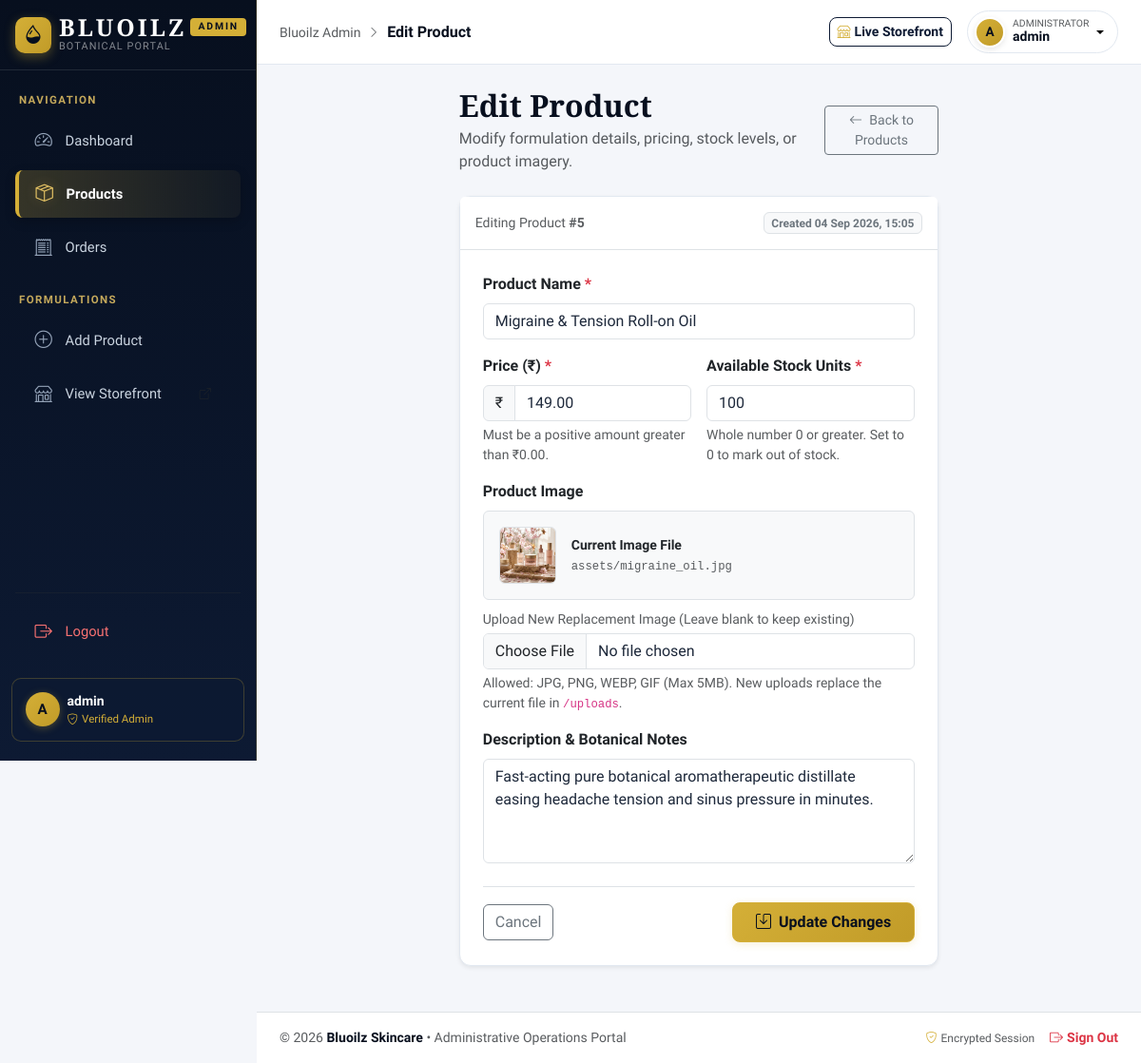
Before: /admin/product_edit.php?id=5 (signed in) with the older database file.
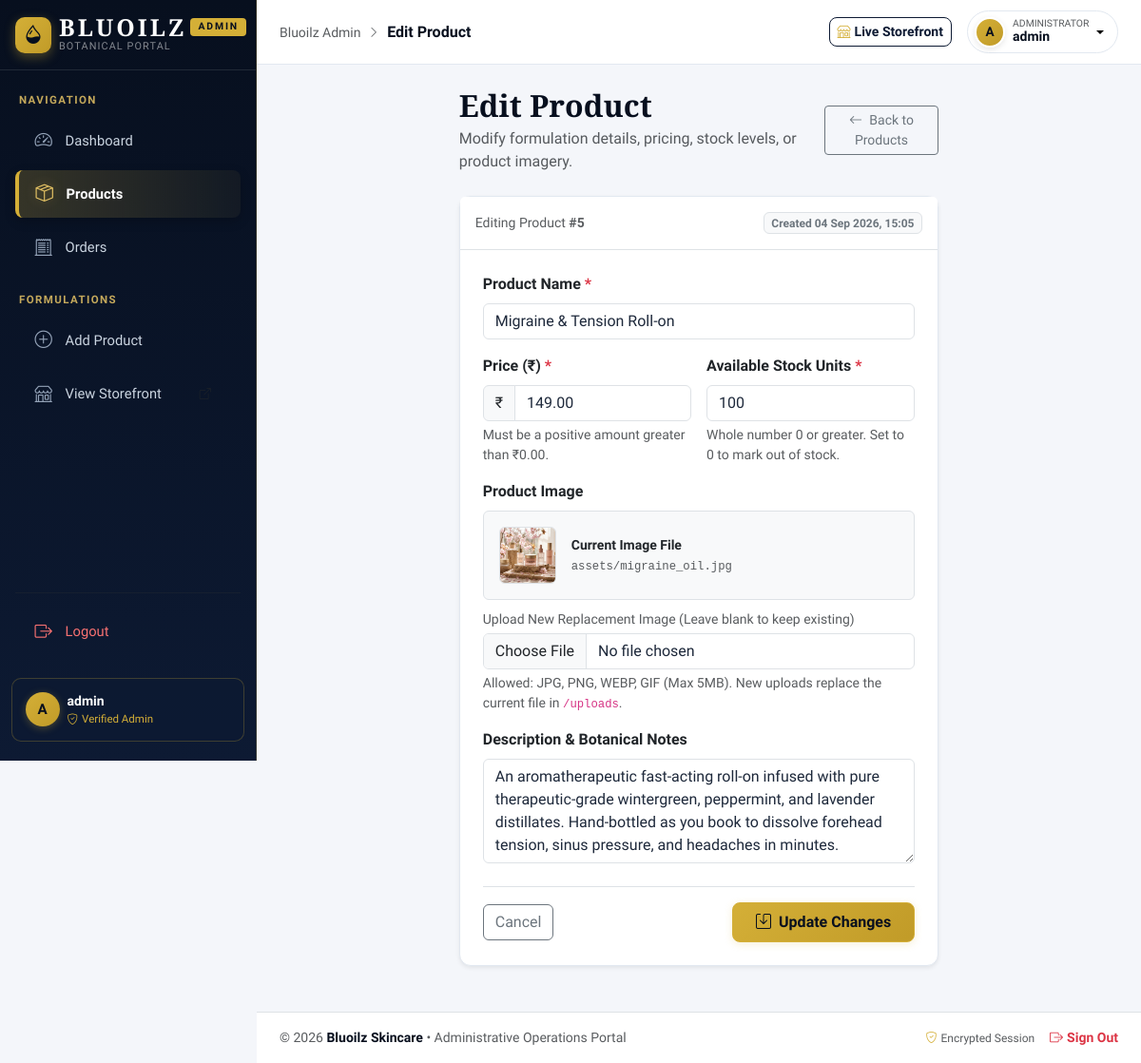
After: the same page with the newer database file.
### tables this page shows
CREATE TABLE `products` (
  `id` INT UNSIGNED NOT NULL AUTO_INCREMENT,
  `slug` VARCHAR(100) NOT NULL,
  `name` VARCHAR(255) NOT NULL,
  `category` VARCHAR(100) DEFAULT 'therapeutic',
  `categoryLabel` VARCHAR(100) DEFAULT 'Therapeutic Care',
  `concern` VARCHAR(100) NOT NULL,
  `price` DECIMAL(10, 2) NOT NULL,
  `originalPrice` DECIMAL(10, 2) DEFAULT NULL,
  `stock` INT NOT NULL DEFAULT 0,
  `rating` DECIMAL(3, 1) DEFAULT 5.0,
  `reviewCount` INT DEFAULT 0,
  `badge` VARCHAR(100) DEFAULT NULL,
  `curation` VARCHAR(255) DEFAULT NULL,
  `weight` VARCHAR(50) DEFAULT NULL,
  `image_path` VARCHAR(255) DEFAULT NULL,
  `description` TEXT DEFAULT NULL,
  `keyBenefits` TEXT DEFAULT NULL,
  `ingredients` TEXT DEFAULT NULL,
  `created_at` TIMESTAMP NOT NULL DEFAULT CURRENT_TIMESTAMP,
  PRIMARY KEY (`id`),
  UNIQUE KEY `uq_products_slug` (`slug`),
  INDEX `idx_products_name` (`name`),
  INDEX `idx_products_created_at` (`created_at`)
);

### admin/product_edit.php (the view, shortened to what the changed rows need)
<?php
$productId = filter_input(INPUT_GET, 'id', FILTER_VALIDATE_INT);
$pdo = getDBConnection();
$stmt = $pdo->prepare('SELECT * FROM products WHERE id = :id LIMIT 1');
$stmt->execute([':id' => $productId]);
$product = $stmt->fetch();
$errors = [];
$name = $product['name'];
$price = number_format((float)$product['price'], 2, '.', '');
$stock = (int)$product['stock'];
$description = $product['description'] ?? '';
$currentImage = $product['image_path'];
require_once __DIR__ . '/header.php';
?>
<div class="row justify-content-center">
  <div class="col-lg-8 col-xl-7">
    <div class="d-flex justify-content-between align-items-center mb-4">
      <div>
        <h1 class="page-title mb-1">Edit Product</h1>
      </div>
    </div>
    <div class="card shadow-sm mb-4">
      <div class="card-header bg-white py-3 border-bottom d-flex justify-content-between align-items-center">
        <span class="text-muted small">Editing Product <strong>#<?= (int)$product['id'] ?></strong></span>
        <span class="badge bg-light text-secondary border">Created <?= date('d M Y, H:i', strtotime($product['created_at'])) ?></span>
      </div>
      <div class="card-body p-4">
        <form method="POST" action="product_edit.php?id=<?= (int)$productId ?>" enctype="multipart/form-data" novalidate>
          <div class="mb-3">
            <label for="name" class="form-label fw-semibold">
              Product Name <span class="text-danger">*</span>
            </label>
            <input
              type="text"
              class="form-control <?= isset($errors['name']) ? 'is-invalid' : '' ?>"
              id="name"
              name="name"
              value="<?= htmlspecialchars($name) ?>"
              required
              minlength="2"
              maxlength="255"
              autofocus
            >
          </div>
          <div class="row g-3 mb-3">
            <div class="col-md-6">
              <div class="input-group">
                <span class="input-group-text bg-light">₹</span>
                <input
                  type="number"
                  step="0.01"
                  min="0.01"
                  max="999999.99"
                  class="form-control <?= isset($errors['price']) ? 'is-invalid' : '' ?>"
                  id="price"
                  name="price"
                  value="<?= htmlspecialchars($price) ?>"
                  required
                >
              </div>
            </div>
            <div class="col-md-6">
              <label for="stock" class="form-label fw-semibold">
                Available Stock Units <span class="text-danger">*</span>
              </label>
              <input
                type="number"
                min="0"
                max="1000000"
                step="1"
                class="form-control <?= isset($errors['stock']) ? 'is-invalid' : '' ?>"
                id="stock"
                name="stock"
                value="<?= htmlspecialchars((string)$stock) ?>"
                required
              >
              <div class="form-text">Whole number 0 or greater. Set to 0 to mark out of stock.</div>
            </div>
          </div>
          <div class="mb-3">
            <?php if (!empty($currentImage)): ?>
              <div class="d-flex align-items-center gap-3 p-3 bg-light border rounded mb-2">
                <img
                  src="../<?= htmlspecialchars($currentImage) ?>"
                  alt="Current image"
                  class="rounded border"
                  style="width: 60px; height: 60px; object-fit: cover;"
                  onerror="this.onerror=null; this.src='../assets/hero.jpg';"
                >
                <div class="small">
                  <div class="fw-semibold text-dark">Current Image File</div>
                  <code class="text-muted"><?= htmlspecialchars($currentImage) ?></code>
                </div>
              </div>
            <?php endif; ?>
          </div>
          <div class="mb-4">
            <label for="description" class="form-label fw-semibold">Description & Botanical Notes</label>
            <textarea
              class="form-control <?= isset($errors['description']) ? 'is-invalid' : '' ?>"
              id="description"
              name="description"
              rows="4"
              maxlength="5000"
            ><?= htmlspecialchars($description) ?></textarea>
          </div>
        </form>
      </div>
    </div>
  </div>
</div>
<?php require_once __DIR__ . '/footer.php'; ?>

Changed rows visible on the page:
changed products "assets/migraine_oil.jpg": name "Migraine & Tension Roll-on Oil" → "Migraine & Tension Roll-on"; description "Fast-acting pure botanical aromatherapeutic distillate easing headache tension and sinus pressure in minutes." → "An aromatherapeutic fast-acting roll-on infused with pure therapeutic-grade wintergreen, peppermint, and lavender distillates. Hand-bottled as you book to dissolve forehead tension, sinus pressure, and headaches in minutes."
